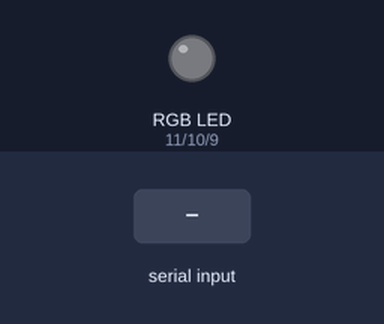
The sketch below on a simulated Arduino Uno, built with avr-gcc and run on an emulated ATmega328P. On the bench: an RGB LED mixed from three pins (HIGH = lit). Inputs (shaded band) come from the test bench. Dim RGB values are drawn brighter than linear; what the sketch prints to the serial monitor is not drawn.

Above: at 1.2 s.
1.3 s: "R90\n" received over Serial
At 2.4 s:
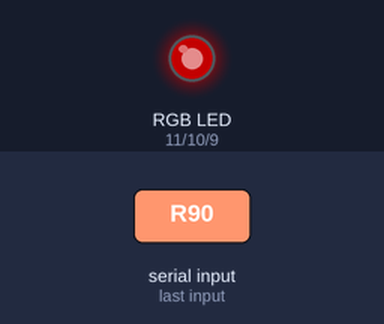
2.8 s: "R,45\n" received over Serial
At 3.4 s:
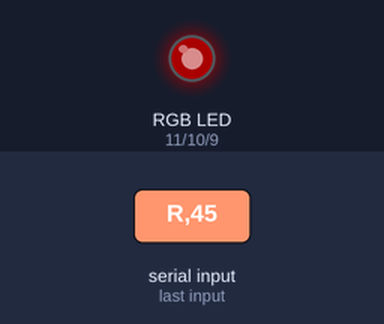
4.3 s: "G90\n" received over Serial
At 5.5 s:
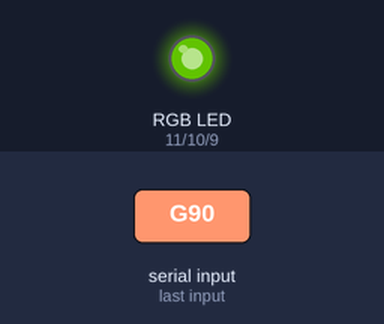
5.8 s: "G,45\n" received over Serial
At 6.7 s:
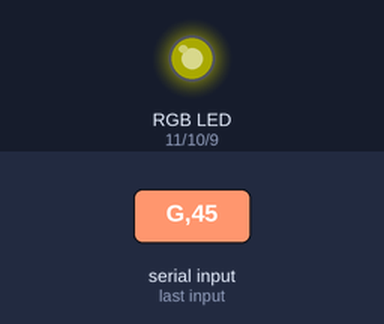
7.3 s: "B90\n" received over Serial
At 7.7 s:
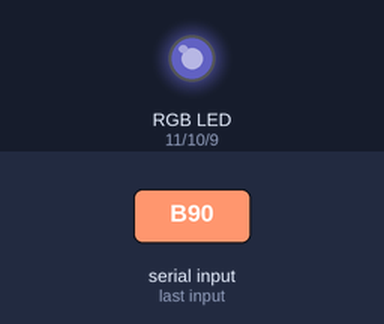
8.8 s: "B,45\n" received over Serial
At 10.0 s:
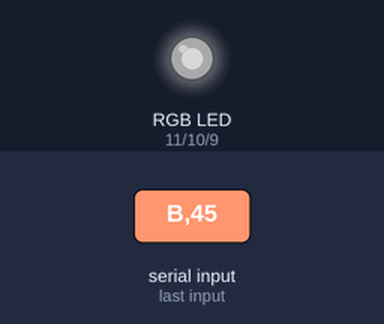
Timing chart, 0 to 11.3 s (numbered marks = the images above; inputs shaded):
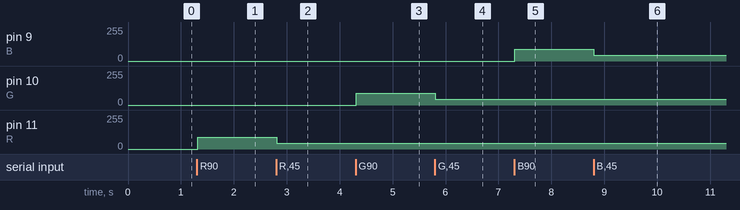

The sketch:

LED_RGB.ino
```cpp
/*
  LED RGB Arduino
  https://play.google.com/store/apps/details?id=net.nynonet

  Por Andeson de Jesus de Menezes
  email: andeson@fasb.edu.br
  Twitter: @andeson_jm
*/

//Porta PWM utilizadas
int R = 11; //Porta para a cor Vermelha "RED"
int G = 10; //Porta para a cor Verde    "Green"
int B = 9;  //Porta para o cor Azul     "Blue"

//variaveis de controle
char dados[1] ; //identificador de qual cor usar.
char D; //cor a usar
int Pow = 0; //intecidade da cor, que vai de 0 a 255.


void setup() {
  Serial.begin(9600); //Conexão serial inicializada com taxa de 9600, vamos usar a mesma para se comunicar por bluetooh.
}

void loop() {

  if (Serial.available() > 0) { //verifica se há dados recebidos
    Serial.readBytes(dados, 1); //ler o 1 caracter
    Pow = Serial.parseInt() ; //ler a potencia de 0 á 255, sendo 0 ligado 100% e 255 desligado.
    D = dados[0]; //Armazena o tipo de cor vai trabalhar.
  }

  if (D == 'R') {
    analogWrite(R, Pow); //controla a cor vermelha
  }

  if (D == 'G') {
    analogWrite(G, Pow); //controla a cor verde
  }
  if (D == 'B') {
    analogWrite(B, Pow); //controla a cor azul
  }

  Serial.print( "letra: ");
  Serial.print(  D ) ;
  Serial.println( " valor = " + Pow );
//
  D = '-'; //muda a letra para sair do loop de repetção.

}
```

Measured:
- after the input at 1.3 s, pin 11 (R): 0/255 → 90/255 at once
- after the input at 2.8 s, pin 11 (R): 90/255 → 45/255 at once
- after the input at 4.3 s, pin 10 (G): 0/255 → 90/255 at once
- after the input at 5.8 s, pin 10 (G): 90/255 → 45/255 at once
- after the input at 7.3 s, pin 9 (B): 0/255 → 90/255 at once
- after the input at 8.8 s, pin 9 (B): 90/255 → 45/255 at once
